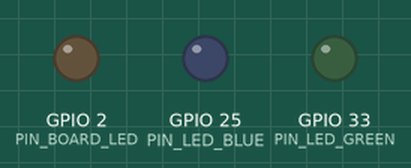
Bench run of a sketch on a simulated ESP32. Shown: output pins drawn as LEDs (lit = HIGH). WiFi joins after 1.5 s; servers stay silent unless stated; what the sketch prints to the serial monitor is not drawn.

Above: at 0.0 s.
At 0.6 s:
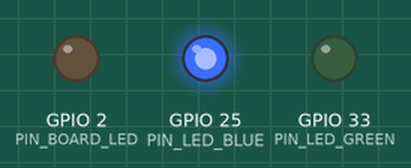
At 1.3 s:
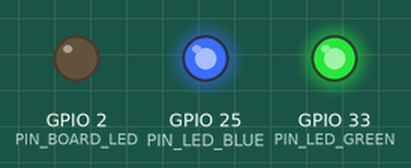
Timing chart, 0 to 3.1 s (numbered marks = the images above):
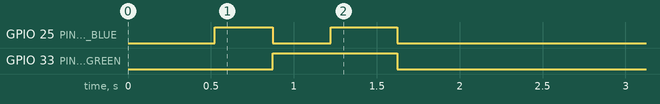

The sketch:

ESP32_Firmware.ino
```cpp
/*
 * =================================================================================
 * INDUSTRIAL CRANE DIPPING SYSTEM - 2-LED STATUS CONTROLLER (V2.5)
 * =================================================================================
 * HARDWARE SETUP:
 *  - ESP32 Screw Terminal Breakout Board
 *  - 12V Industrial LED Indicators via Opto-isolated MOSFET Board
 *  - Direct 12V Yellow Pilot Light (Hardwired to 12V bus, no ESP32 pin needed)
 *
 * LED LOGIC:
 *  1. 🔵 BLUE LED  (Pin D25 via MOSFET Ch 2):
 *     - SOLID ON : Wi-Fi is connected AND SLD1010 RFID Reader is online.
 *     - OFF      : Wi-Fi disconnected OR SLD1010 RFID Reader disconnected.
 *
 *  2. 🟢 GREEN LED (Pin D33 via MOSFET Ch 3):
 *     - SOLID ON : Wi-Fi is connected AND Laptop Server is RUNNING (HTTP 200).
 *     - OFF      : Wi-Fi disconnected OR Server STOPPED/CRASHED (immediate < 1s).
 *
 *  3. On-board LED (Pin D2):
 *     - Permanently DISABLED (LOW).
 * =================================================================================
 */

#include <WiFi.h>
#include <WiFiUdp.h>
#include <HTTPClient.h>

// ====== WI-FI CREDENTIALS ======
const char* ssid     = "Simpel_Ai_2nd";
const char* password = "Simpel@26";

// ====== LAPTOP SERVER IP (STATIC IP) ======
const char* laptop_ip   = "192.168.0.118";
const int   laptop_port = 5000;

// ====== 2 INDUSTRIAL OUTPUT PINS ======
#define PIN_LED_BLUE     25  // 🔵 Blue LED:  Wi-Fi & RFID Reader Link (Screw Terminal 25)
#define PIN_LED_GREEN    33  // 🟢 Green LED: Server Running Status (Screw Terminal 33)
#define PIN_BOARD_LED     2  // On-board Blue LED (Permanently OFF)

// ====== UDP SETTINGS ======
const int UDP_PORT = 4210;
WiFiUDP udp;
char incomingPacket[256];

// ====== TIMING & WATCHDOG ======
unsigned long lastPollTime = 0;
const unsigned long POLL_INTERVAL_MS = 500;  // Poll server every 500ms

unsigned long lastServerResponseTime = 0;
const unsigned long SERVER_TIMEOUT_MS = 2000; // If server silent > 2s, mark OFF!

bool isWifiConnected = false;
bool serverAlive = false;
bool readerAlive = false;
int failedPollCount = 0;

// Hardware Wi-Fi Event Callback for INSTANT disconnect detection (0ms delay)
void WiFiEvent(WiFiEvent_t event) {
  switch (event) {
    case ARDUINO_EVENT_WIFI_STA_DISCONNECTED:
      Serial.println("\n[!] Wi-Fi DISCONNECTED! Shutting down all LEDs immediately.");
      isWifiConnected = false;
      serverAlive = false;
      readerAlive = false;
      digitalWrite(PIN_LED_BLUE,  LOW);
      digitalWrite(PIN_LED_GREEN, LOW);
      WiFi.reconnect();
      break;

    case ARDUINO_EVENT_WIFI_STA_GOT_IP:
      Serial.print("\n[+] Wi-Fi CONNECTED! IP: ");
      Serial.println(WiFi.localIP());
      isWifiConnected = true;
      break;

    default:
      break;
  }
}

void setup() {
  Serial.begin(115200);
  delay(500);

  // Configure Output Pins
  pinMode(PIN_LED_BLUE,  OUTPUT);
  pinMode(PIN_LED_GREEN, OUTPUT);
  pinMode(PIN_BOARD_LED, OUTPUT);

  // Initial State: All OFF immediately
  digitalWrite(PIN_LED_BLUE,  LOW);
  digitalWrite(PIN_LED_GREEN, LOW);
  digitalWrite(PIN_BOARD_LED, LOW);

  Serial.println("\n\n========================================================");
  Serial.println("  ESP32 INDUSTRIAL CRANE CONTROLLER (V2.5)              ");
  Serial.println("  🔵 Blue LED  (Pin D25) -> Wi-Fi + RFID Reader Link    ");
  Serial.println("  🟢 Green LED (Pin D33) -> Laptop Server Running ONLY  ");
  Serial.println("========================================================");

  // -------------------------------------------------------------
  // BOOT SELF-TEST: FLASH BOTH LEDS AT STARTUP
  // -------------------------------------------------------------
  Serial.println("[*] Self-Test: 🔵 Blue LED (Pin D25)...");
  digitalWrite(PIN_LED_BLUE, HIGH); delay(350); digitalWrite(PIN_LED_BLUE, LOW);

  Serial.println("[*] Self-Test: 🟢 Green LED (Pin D33)...");
  digitalWrite(PIN_LED_GREEN, HIGH); delay(350); digitalWrite(PIN_LED_GREEN, LOW);

  digitalWrite(PIN_LED_BLUE,  HIGH);
  digitalWrite(PIN_LED_GREEN, HIGH);
  delay(400);
  digitalWrite(PIN_LED_BLUE,  LOW);
  digitalWrite(PIN_LED_GREEN, LOW);
  Serial.println("[+] 2-LED Self-Test Completed.\n");

  // -------------------------------------------------------------
  // REGISTER WI-FI EVENT LISTENER & CONNECT
  // -------------------------------------------------------------
  WiFi.onEvent(WiFiEvent);
  WiFi.mode(WIFI_STA);
  WiFi.setAutoReconnect(true);

  Serial.printf("[*] Connecting to Wi-Fi: '%s' ...\n", ssid);
  WiFi.begin(ssid, password);

  unsigned long startAttempt = millis();
  while (WiFi.status() != WL_CONNECTED && millis() - startAttempt < 15000) {
    delay(250);
    Serial.print(".");
  }

  if (WiFi.status() == WL_CONNECTED) {
    isWifiConnected = true;
    Serial.println("\n[+] Wi-Fi Connected!");
    Serial.print("[*] ESP32 IP: http://");
    Serial.println(WiFi.localIP());
  } else {
    isWifiConnected = false;
    Serial.println("\n[!] Wi-Fi Connection Timeout. Will retry in loop...");
  }

  udp.begin(UDP_PORT);
  Serial.printf("[*] Fast UDP Listener on Port %d\n", UDP_PORT);
  Serial.printf("[*] Target Server API  : http://%s:%d/api/dip_status\n\n", laptop_ip, laptop_port);
}

void loop() {
  unsigned long now = millis();

  // -------------------------------------------------------------
  // 1. WI-FI STATUS CHECK
  // -------------------------------------------------------------
  isWifiConnected = (WiFi.status() == WL_CONNECTED);

  // CRITICAL RULE: If Wi-Fi is disconnected, SERVER IS UNREACHABLE!
  // BOTH Blue and Green LEDs MUST be forced OFF immediately (0ms delay).
  if (!isWifiConnected) {
    digitalWrite(PIN_LED_BLUE,  LOW);
    digitalWrite(PIN_LED_GREEN, LOW);
    serverAlive = false;
    readerAlive = false;
    failedPollCount = 0;
    delay(50); // Yield to background tasks
    return;    // Do not attempt network calls when Wi-Fi is down
  }

  // -------------------------------------------------------------
  // 2. FAST UDP PACKET RECEPTION (< 2ms reaction)
  // -------------------------------------------------------------
  int packetSize = udp.parsePacket();
  if (packetSize > 0) {
    int len = udp.read(incomingPacket, 255);
    if (len > 0) incomingPacket[len] = 0;

    serverAlive = true;
    lastServerResponseTime = now;
    failedPollCount = 0;

    if (strncmp(incomingPacket, "HB:1", 4) == 0) {
      readerAlive = true;
    } else if (strncmp(incomingPacket, "HB:0", 4) == 0) {
      readerAlive = false;
    }
  }

  // -------------------------------------------------------------
  // 3. HTTP POLLING CHECK (Every 500ms sync check)
  // -------------------------------------------------------------
  if (now - lastPollTime >= POLL_INTERVAL_MS) {
    lastPollTime = now;

    HTTPClient http;
    String url = "http://" + String(laptop_ip) + ":" + String(laptop_port) + "/api/dip_status";
    http.begin(url);
    http.setTimeout(1000); // 1-second timeout (fast failure detection)
    int httpCode = http.GET();

    if (httpCode == 200) {
      String payload = http.getString();
      serverAlive = true;
      lastServerResponseTime = now;
      failedPollCount = 0;

      // Extract reader_alive from JSON payload
      if (payload.indexOf("\"reader_alive\":true") != -1 || payload.indexOf("\"reader_alive\": true") != -1) {
        readerAlive = true;
      } else {
        readerAlive = false;
      }
    } else {
      // Server returned error, connection refused (server stopped), or timed out
      failedPollCount++;
      // If server fails 2 consecutive polls (~1s), declare server DEAD immediately!
      if (failedPollCount >= 2) {
        serverAlive = false;
      }
    }
    http.end();
  }

  // -------------------------------------------------------------
  // 4. WATCHDOG TIMER CHECK
  // -------------------------------------------------------------
  // If no successful HTTP/UDP response from server in 2.0s, server is DEAD!
  if (now - lastServerResponseTime > SERVER_TIMEOUT_MS) {
    serverAlive = false;
  }

  // -------------------------------------------------------------
  // 5. LED STATUS ACTUATION
  // -------------------------------------------------------------
  // 🔵 Blue LED: Wi-Fi Connected AND RFID Reader Connected
  // - Turns OFF immediately if Wi-Fi drops OR RFID reader disconnects
  // - Turns SOLID ON when Wi-Fi is connected AND reader is alive
  bool blueState = isWifiConnected && readerAlive;
  digitalWrite(PIN_LED_BLUE, blueState ? HIGH : LOW);

  // 🟢 Green LED: Server Running Status ONLY
  // - Turns OFF immediately if Wi-Fi drops OR Server stops (< 1s)
  // - Turns SOLID ON ONLY when Wi-Fi is connected AND Server is running
  bool greenState = isWifiConnected && serverAlive;
  digitalWrite(PIN_LED_GREEN, greenState ? HIGH : LOW);

  // Keep onboard LED permanently OFF
  digitalWrite(PIN_BOARD_LED, LOW);
}
```
